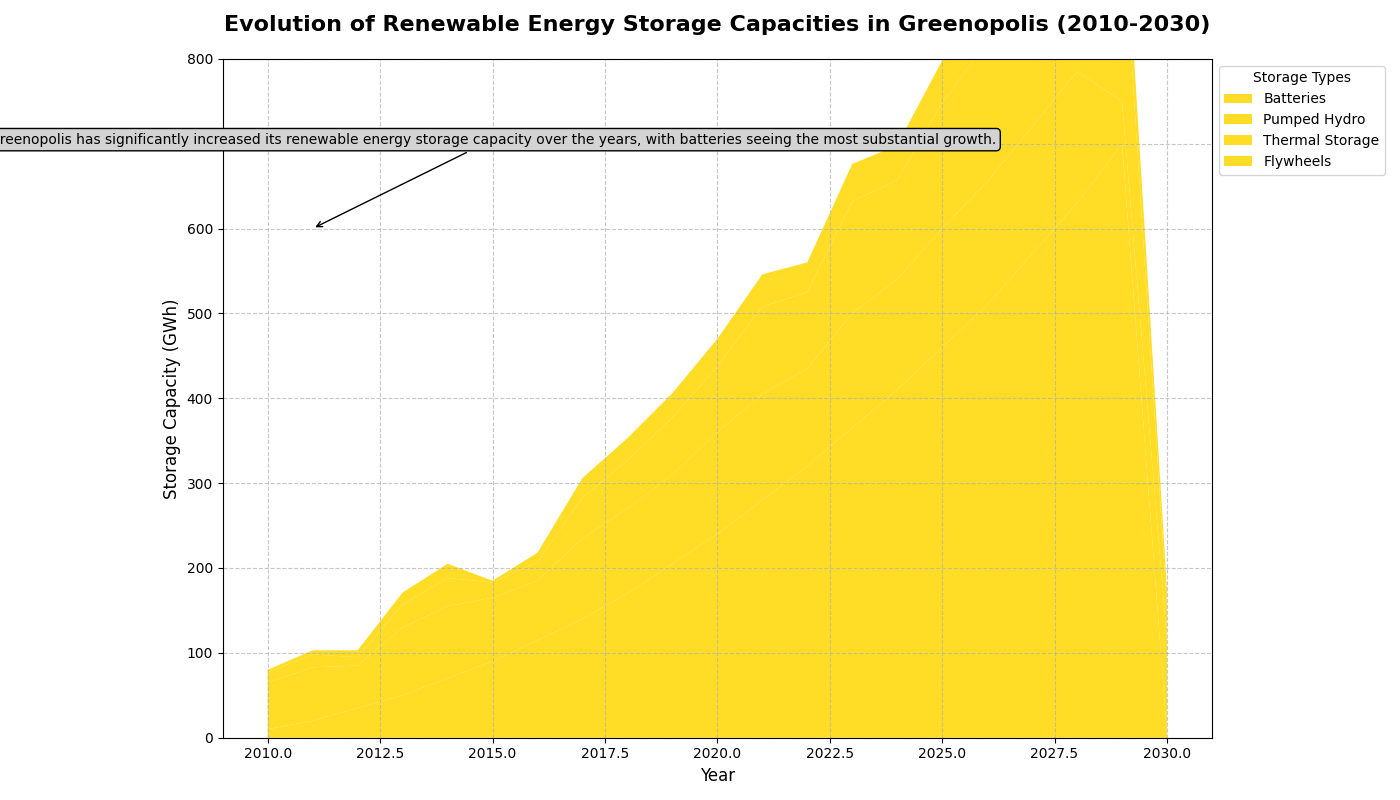

Here is the Python script that generated this plot:
import matplotlib.pyplot as plt
import numpy as np

years = np.arange(2010, 2031)

batteries_altered = np.array([10, 20, 35, 50, 70, 90, 115, 140, 170, 205, 240, 280, 320, 365, 410, 460, 510, 570, 630, 700, 5])
pumped_hydro_altered = np.array([55, 63, 50, 80, 85, 75, 70, 95, 100, 105, 120, 125, 115, 135, 130, 140, 145, 150, 155, 50, 110])
thermal_storage_altered = np.array([12, 15, 10, 27, 33, 18, 22, 48, 57, 67, 78, 103, 90, 132, 117, 148, 165, 183, 202, 222, 40])
flywheels_altered = np.array([3, 5, 8, 14, 17, 2, 11, 23, 26, 29, 32, 38, 35, 44, 41, 50, 47, 53, 56, 59, 20])

storage_data = np.vstack((batteries_altered, pumped_hydro_altered, thermal_storage_altered, flywheels_altered))

fig, ax1 = plt.subplots(figsize=(14, 8))

# Use a single color for all data groups
single_color = '#FFD700'  # Gold color
ax1.stackplot(years, storage_data, labels=['Batteries', 'Pumped Hydro', 'Thermal Storage', 'Flywheels'], 
              colors=[single_color]*4, alpha=0.85)

ax1.set_title('Evolution of Renewable Energy Storage Capacities in Greenopolis (2010-2030)', 
              fontsize=16, fontweight='bold', pad=20)
ax1.set_xlabel('Year', fontsize=12)
ax1.set_ylabel('Storage Capacity (GWh)', fontsize=12)

ax1.legend(loc='upper left', fontsize=10, bbox_to_anchor=(1, 1), title='Storage Types')

ax1.grid(True, linestyle='--', alpha=0.7)

ax1.set_ylim(0, 800)

summary_text = "Greenopolis has significantly increased its renewable energy storage capacity over the years, " \
               "with batteries seeing the most substantial growth."

ax1.annotate(summary_text, xy=(2011, 600), xytext=(2015, 700),
             bbox=dict(boxstyle="round,pad=0.3", edgecolor='black', facecolor='lightgrey'),
             arrowprops=dict(facecolor='black', arrowstyle='->'),
             fontsize=10, ha='center')

plt.tight_layout()

plt.show()
